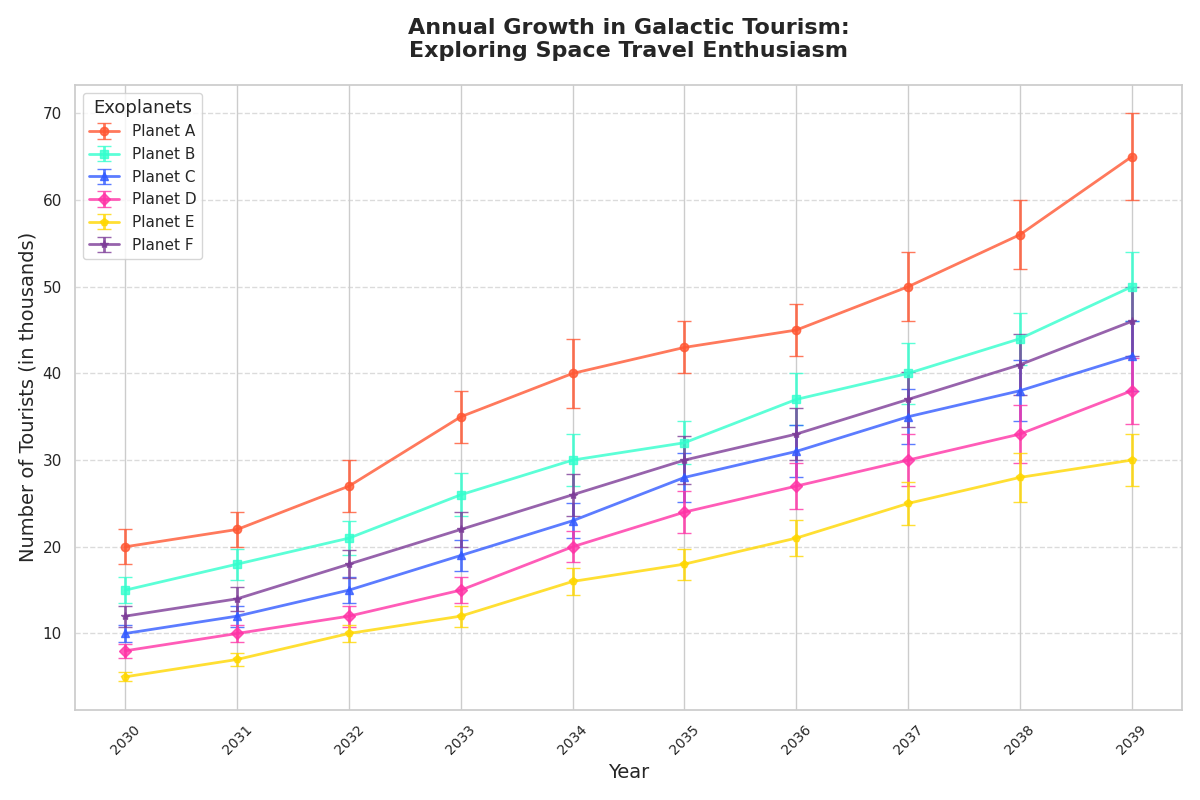

The Python source for this figure:
import matplotlib.pyplot as plt
import numpy as np

# Years for plotting
years = np.arange(2030, 2040)

# Hypothetical data for each exoplanet
planet_a_tourists = [20, 22, 27, 35, 40, 43, 45, 50, 56, 65]
planet_b_tourists = [15, 18, 21, 26, 30, 32, 37, 40, 44, 50]
planet_c_tourists = [10, 12, 15, 19, 23, 28, 31, 35, 38, 42]
planet_d_tourists = [8, 10, 12, 15, 20, 24, 27, 30, 33, 38]
planet_e_tourists = [5, 7, 10, 12, 16, 18, 21, 25, 28, 30]
planet_f_tourists = [12, 14, 18, 22, 26, 30, 33, 37, 41, 46]

# Error margins simulating uncertainty
planet_a_errors = [2, 2, 3, 3, 4, 3, 3, 4, 4, 5]
planet_b_errors = [1.5, 1.8, 2, 2.5, 3, 2.5, 3, 3.5, 3, 4]
planet_c_errors = [1, 1.2, 1.5, 1.8, 2, 2.8, 3, 3.2, 3.5, 4]
planet_d_errors = [0.8, 1, 1.2, 1.5, 1.8, 2.4, 2.7, 3, 3.3, 3.8]
planet_e_errors = [0.5, 0.7, 1, 1.2, 1.6, 1.8, 2.1, 2.5, 2.8, 3]
planet_f_errors = [1.2, 1.4, 1.6, 2, 2.4, 2.8, 3, 3.2, 3.5, 4]

# Plotting
fig, ax = plt.subplots(figsize=(12, 8))

ax.errorbar(years, planet_a_tourists, yerr=planet_a_errors, label='Planet A', fmt='-o', capsize=5, color='#FF5733', linewidth=2, alpha=0.8)
ax.errorbar(years, planet_b_tourists, yerr=planet_b_errors, label='Planet B', fmt='-s', capsize=5, color='#33FFCE', linewidth=2, alpha=0.8)
ax.errorbar(years, planet_c_tourists, yerr=planet_c_errors, label='Planet C', fmt='-^', capsize=5, color='#335BFF', linewidth=2, alpha=0.8)
ax.errorbar(years, planet_d_tourists, yerr=planet_d_errors, label='Planet D', fmt='-D', capsize=5, color='#FF33A6', linewidth=2, alpha=0.8)
ax.errorbar(years, planet_e_tourists, yerr=planet_e_errors, label='Planet E', fmt='-p', capsize=5, color='#FFD700', linewidth=2, alpha=0.8)
ax.errorbar(years, planet_f_tourists, yerr=planet_f_errors, label='Planet F', fmt='-*', capsize=5, color='#7D3C98', linewidth=2, alpha=0.8)

ax.set_title('Annual Growth in Galactic Tourism:\nExploring Space Travel Enthusiasm', fontsize=16, fontweight='bold', pad=20)
ax.set_xlabel('Year', fontsize=14)
ax.set_ylabel('Number of Tourists (in thousands)', fontsize=14)
ax.set_xticks(years)
ax.set_xticklabels(years, rotation=45, fontsize=10)
ax.yaxis.grid(True, linestyle='--', alpha=0.7)
ax.set_axisbelow(True)

ax.legend(title='Exoplanets', title_fontsize='13', fontsize='11', loc='upper left')

# Adjust layout to prevent overlap
plt.tight_layout()

plt.show()
